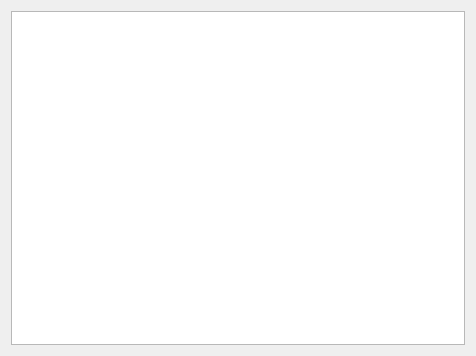
<?xml version="1.0" encoding="UTF-8"?>
<ui version="4.0">
 <class>Form</class>
 <widget class="QWidget" name="Form">
  <property name="geometry">
   <rect>
    <x>0</x>
    <y>0</y>
    <width>476</width>
    <height>356</height>
   </rect>
  </property>
  <property name="windowTitle">
   <string>Form</string>
  </property>
  <layout class="QVBoxLayout" name="verticalLayout">
   <item>
    <widget class="QTableWidget" name="tableWidget">
     <property name="editTriggers">
      <set>QAbstractItemView::NoEditTriggers</set>
     </property>
    </widget>
   </item>
  </layout>
 </widget>
 <resources/>
 <connections/>
</ui>
